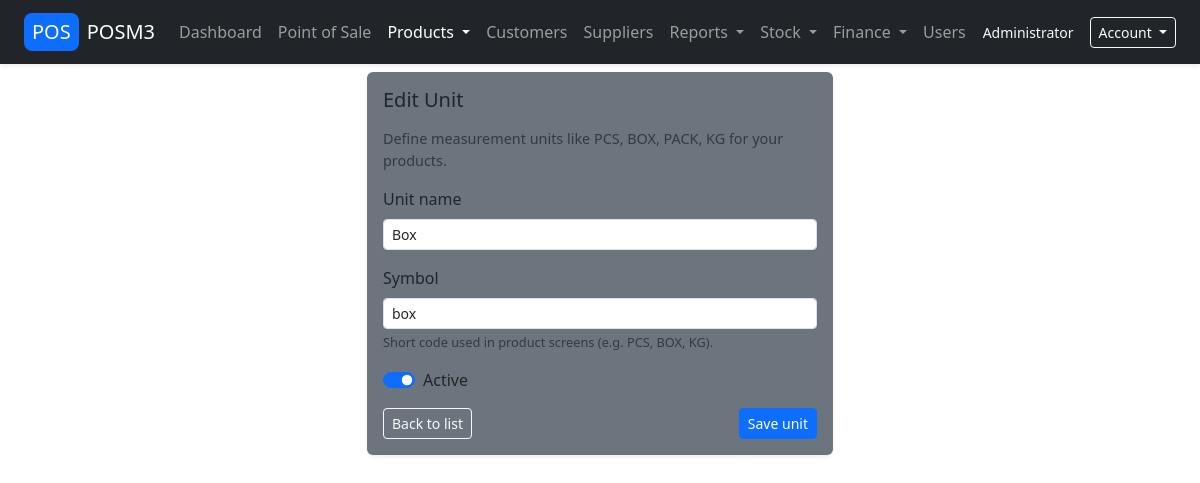
Screenshot of /public/unit_edit.php?id=2 (signed in) with the database file from the repository.
### tables this page shows
CREATE TABLE units (
  id         INT UNSIGNED AUTO_INCREMENT PRIMARY KEY,
  name       VARCHAR(50) NOT NULL,
  symbol     VARCHAR(20) NOT NULL,
  is_active  TINYINT(1) NOT NULL DEFAULT 1,
  UNIQUE KEY uq_units_name (name),
  UNIQUE KEY uq_units_symbol (symbol)
);

### public/unit_edit.php (the view, shortened to what this page needs)
<?php
$pdo = db();
$id      = isset($_GET['id']) ? (int)$_GET['id'] : 0;
$isEdit  = $id > 0;
$unit = [
    'name'      => '',
    'symbol'    => '',
    'is_active' => 1,
];
if ($isEdit) {
    $stmt = $pdo->prepare('SELECT * FROM units WHERE id = :id');
    $stmt->execute([':id' => $id]);
    $existing = $stmt->fetch();
    $unit = $existing;
}
require_once __DIR__ . '/../templates/header.php';
?>
<div class="row justify-content-center">
    <div class="col-md-6 col-lg-5">
        <div class="card bg-secondary border-0 shadow-sm">
            <div class="card-body">
                <h5 class="card-title mb-3">
                    <?= $isEdit ? 'Edit Unit' : 'New Unit' ?>
                </h5>
                <p class="text-muted" style="font-size: 0.9rem;">
                    Define measurement units like PCS, BOX, PACK, KG for your products.
                </p>
                <form method="post" novalidate>
                    <div class="mb-3">
                        <label for="name" class="form-label">Unit name</label>
                        <input
                            type="text"
                            class="form-control form-control-sm"
                            id="name"
                            name="name"
                            required
                            value="<?= htmlspecialchars($unit['name'], ENT_QUOTES, 'UTF-8') ?>"
                        >
                    </div>
                    <div class="mb-3">
                        <label for="symbol" class="form-label">Symbol</label>
                        <input
                            type="text"
                            class="form-control form-control-sm"
                            id="symbol"
                            name="symbol"
                            required
                            value="<?= htmlspecialchars($unit['symbol'], ENT_QUOTES, 'UTF-8') ?>"
                        >
                        <div class="form-text text-muted" style="font-size: 0.8rem;">
                            Short code used in product screens (e.g. PCS, BOX, KG).
                        </div>
                    </div>
                    <div class="form-check form-switch mb-3">
                        <input
                            class="form-check-input"
                            type="checkbox"
                            id="is_active"
                            name="is_active"
                            value="1"
                            <?= (int)$unit['is_active'] === 1 ? 'checked' : '' ?>
                        >
                        <label class="form-check-label" for="is_active">Active</label>
                    </div>
                    <div class="d-flex justify-content-between">
                        <a href="/POSM3/public/units_list.php" class="btn btn-outline-light btn-sm">
                            Back to list
                        </a>
                        <button type="submit" class="btn btn-primary btn-sm">
                            Save unit
                        </button>
                    </div>
                </form>
            </div>
        </div>
    </div>
</div>
<?php require_once __DIR__ . '/../templates/footer.php'; ?>

### rows the page displays
units: name "Box", symbol "box", is_active "☑"

### other values shown
__('nav.dashboard', 'Dashboard') "Dashboard"
__('nav.pos', 'Point of Sale') "Point of Sale"
__('nav.products', 'Products') "Products"
__('nav.customers', 'Customers') "Customers"
__('nav.suppliers', 'Suppliers') "Suppliers"
__('nav.reports', 'Reports') "Reports"
__('nav.stock', 'Stock') "Stock"
__('nav.finance', 'Finance') "Finance"
__('nav.users', 'Users') "Users"
$user['full_name'] "Administrator"
